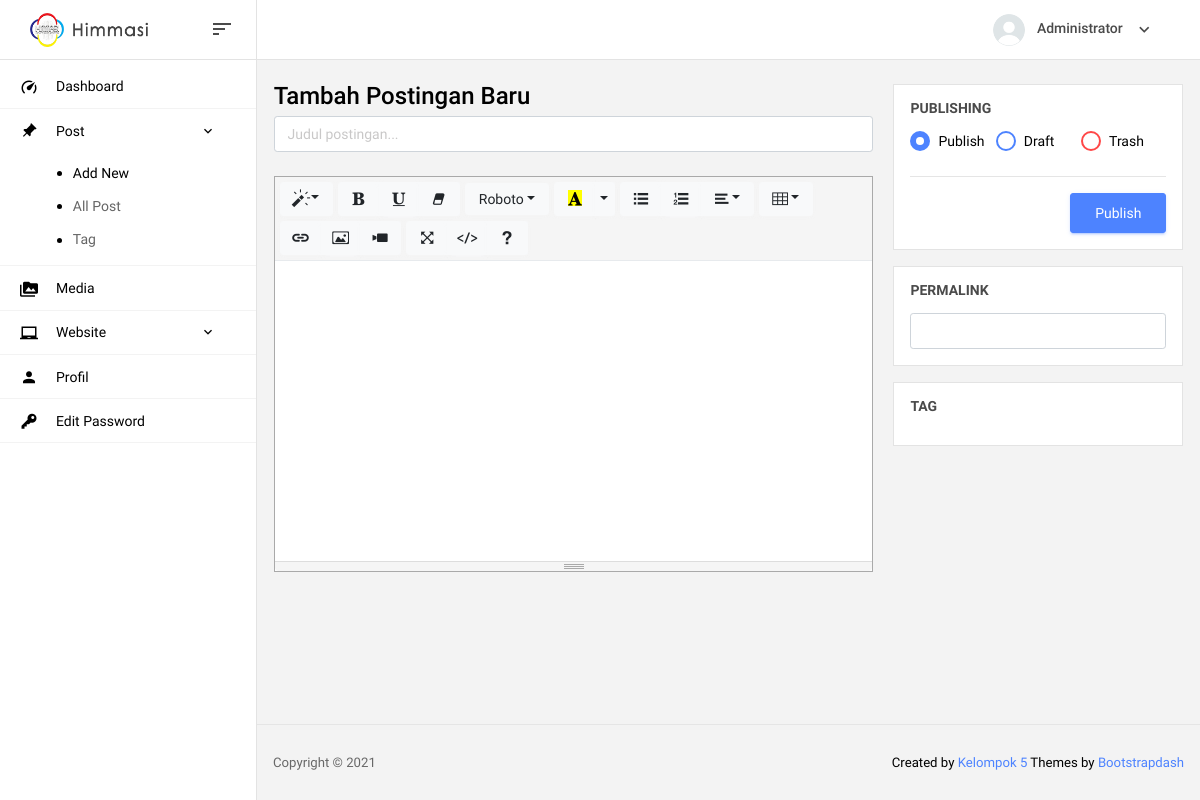
Before: /admin/post-new (signed in) with the older database file.
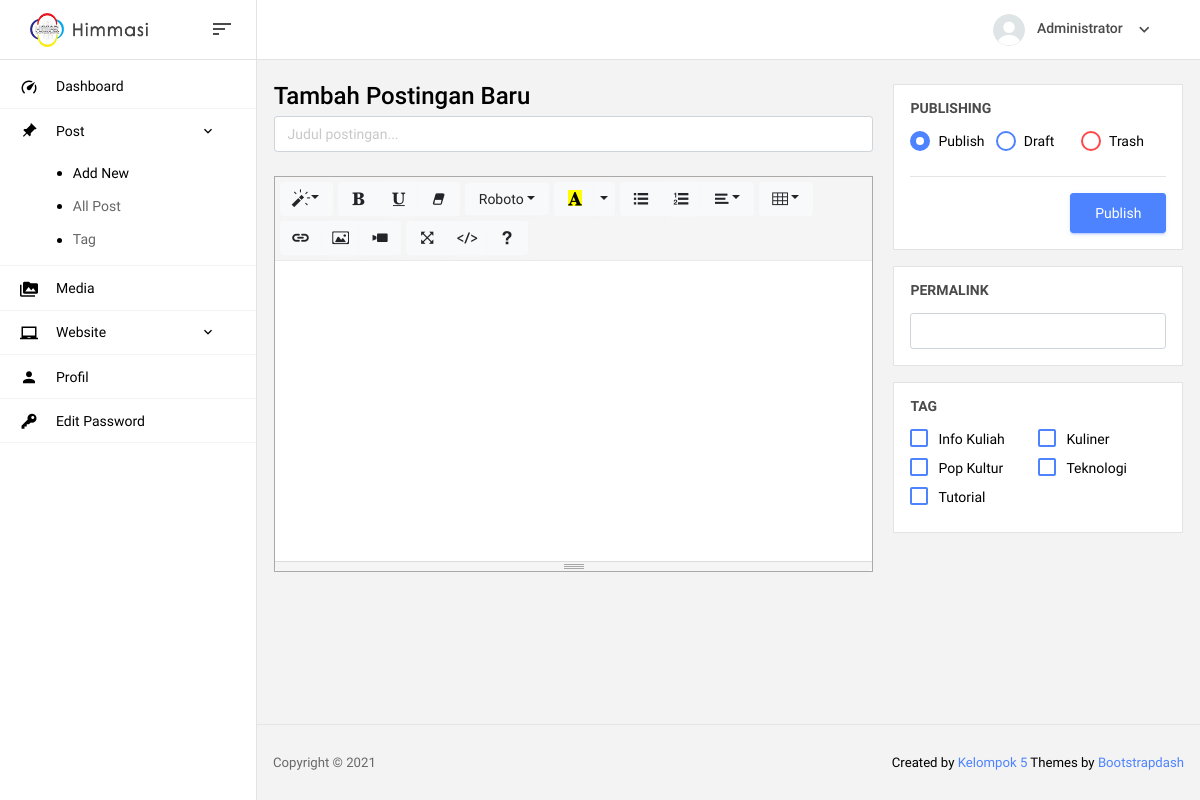
After: the same page with the newer database file.
### tables this page shows
CREATE TABLE `tag` (
  `id_tag` int(11) NOT NULL,
  `tag` varchar(50) NOT NULL
);

### admin/page/post-new.php (the view, shortened to what this page needs)
<form method="post">
<div class="row">
	<div class="col-md-8">
    <div class="form-group">
      <h3>Tambah Postingan Baru</h3>
      <input type="text" class="form-control form-control-sm" id="judul" name="judul" placeholder="Judul postingan..." maxlength="90" required>
    </div>
	</div>
	<div class="col-md-4">
		<div class="card">
			<div class="card-body">
				<h4 class="card-title">Publishing</h4>
				<div class="form-group row m-0">
          <div class="form-check col-4 my-0">
            <label class="form-check-label">
              Publish
            </label>
          </div>
          <div class="form-check col-4 my-0">
            <label class="form-check-label">
              Draft
            </label>
          </div>
          <div class="form-check form-check-danger col-4 my-0">
            <label class="form-check-label">
              Trash
            </label>
          </div>
        </div>
        <hr>
        <div class="row m-0">
        	<button type="submit" name="submit-new" id="submitNew" class="btn btn-primary ml-auto">Publish</button>
        </div>
			</div>
		</div>
		<div class="card">
			<div class="card-body">
				<h4 class="card-title">Permalink</h4>
				<input type="text" class="form-control form-control-sm" id="link" name="link" maxlength="90" required>
			</div>
		</div>
		<div class="card">
			<div class="card-body">
				<h4 class="card-title">Tag</h4>
				<div class="form-group row m-0">
          <?php
            $sql = "SELECT `id_tag`, `tag` FROM `tag` ORDER BY `tag`";
            $query = mysqli_query($koneksi,$sql);
            while($data = mysqli_fetch_array($query)){
              $id_tag  = $data["id_tag"];
              $tag     = $data["tag"];
          ?>
          <div class="form-check col-6 my-0">
            <label class="form-check-label">
              <input type="checkbox" class="form-check-input" name="tag[]" value="<?= $id_tag ?>"><?= $tag ?>
            </label>
          </div>
          <?php } ?>
        </div>
			</div>
		</div>
	</div>
</div>
</form>

Changed rows visible on the page:
added tag: tag "Info Kuliah"
added tag: tag "Kuliner"
added tag: tag "Pop Kultur"
added tag: tag "Teknologi"
added tag: tag "Tutorial"
